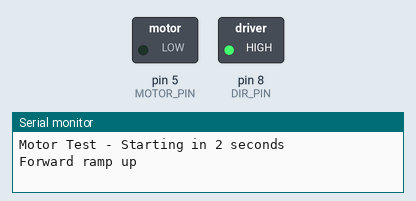
Recording of a sketch running on a simulated Arduino Uno, built with avr-gcc and run on an emulated ATmega328P. Shown: switched loads named in the sketch (green lamp = pin HIGH), the last lines printed to the serial monitor.

Above: at 2.05 s.
At 5.5 s:
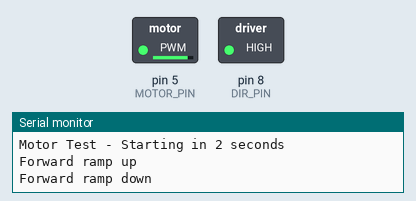
At 8.95 s:
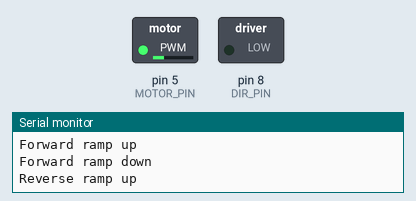
At 15.85 s:
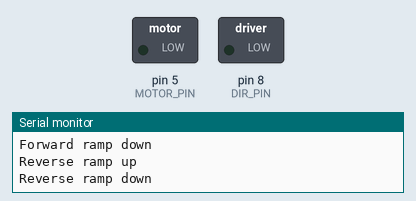
Timing chart, 0 to 20.1 s (numbered marks = the images above):
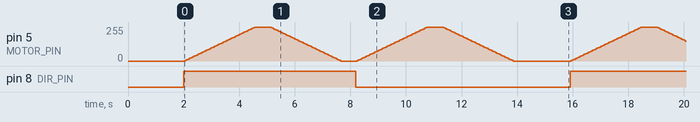

The sketch:

test_motors.ino
```cpp
/*
 * Simple motor test sketch
 * Tests basic motor control without serial communication
 */

#define MOTOR_PIN 5
#define DIR_PIN 8

void setup() {
  pinMode(MOTOR_PIN, OUTPUT);
  pinMode(DIR_PIN, OUTPUT);

  Serial.begin(115200);
  Serial.println("Motor Test - Starting in 2 seconds");
  delay(2000);
}

void loop() {
  // Forward, increasing force
  Serial.println("Forward ramp up");
  digitalWrite(DIR_PIN, HIGH);
  for (int i = 0; i <= 255; i += 5) {
    analogWrite(MOTOR_PIN, i);
    delay(50);
  }

  delay(500);

  // Forward, decreasing force
  Serial.println("Forward ramp down");
  for (int i = 255; i >= 0; i -= 5) {
    analogWrite(MOTOR_PIN, i);
    delay(50);
  }

  delay(500);

  // Reverse, increasing force
  Serial.println("Reverse ramp up");
  digitalWrite(DIR_PIN, LOW);
  for (int i = 0; i <= 255; i += 5) {
    analogWrite(MOTOR_PIN, i);
    delay(50);
  }

  delay(500);

  // Reverse, decreasing force
  Serial.println("Reverse ramp down");
  for (int i = 255; i >= 0; i -= 5) {
    analogWrite(MOTOR_PIN, i);
    delay(50);
  }

  delay(2000);
}
```

Measured:
- by itself, pin 5 (MOTOR_PIN): moves between 0/255 and 255/255, repeating every 13.9 s
- by itself, pin 8 (DIR_PIN): alternates HIGH for 6.2 s and LOW for 7.7 s
